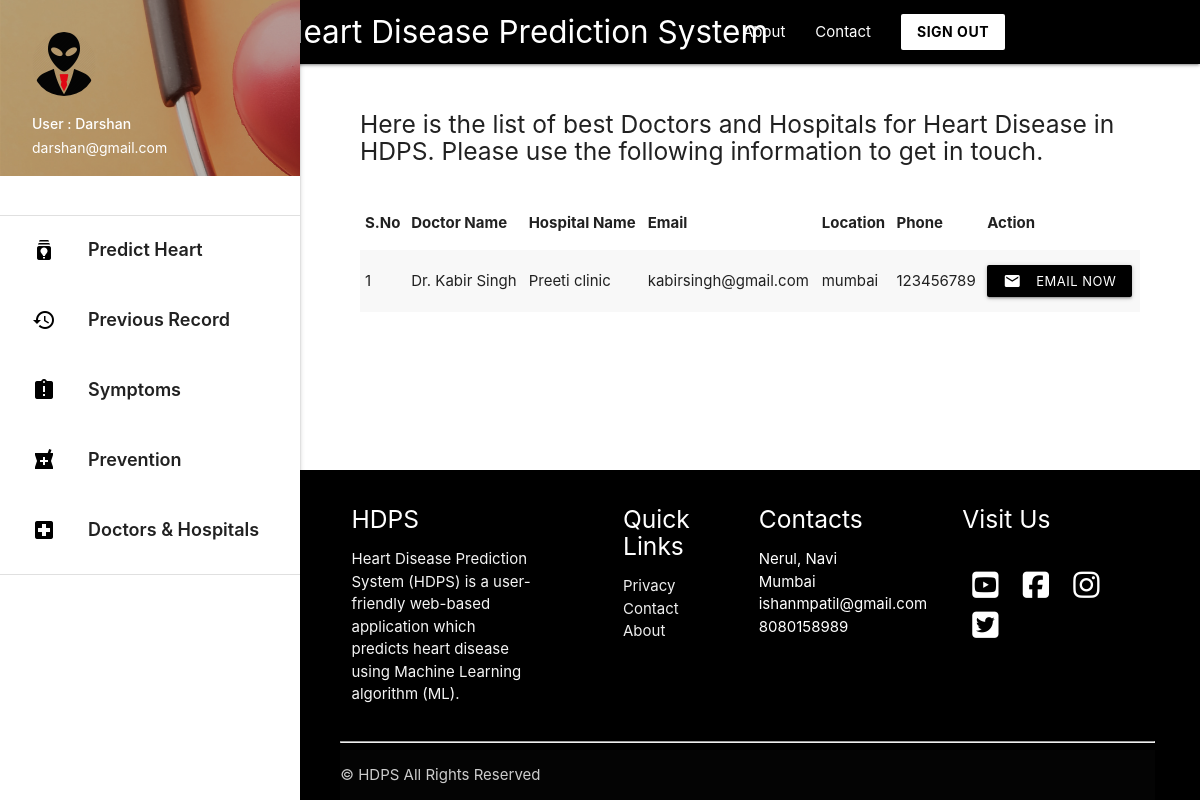
/doctorhospital (signed in), run on the app's committed database.
### predictor/models.py (models this page shows)
class DoctorHospital(models.Model):
    doctor_name = models.CharField(max_length=25)
    hospital_name = models.CharField(max_length=25)
    email = models.EmailField()
    phone_no = models.IntegerField()
    Location = models.CharField(max_length=25)

### predictor/views.py (the view)
# urls.py: path('doctorhospital', views.doctorhospital , name='doctorhospital'),
def doctorhospital(request): # Displays list of doctors and hospitals for user
    if request.user.is_authenticated:
        datas = DoctorHospital.objects.all()
        return render(request , 'doctorshospitals.html',{'datas':datas})
    return render('/')

### templates/doctorshospitals.html (shortened to what this page needs)
{% extends 'base_layout2.html' %}
{% block content %}
<div class="con">
  <h5 > Here is the list of best Doctors and Hospitals for Heart Disease in HDPS. Please use the following information to get in touch.  </h5>
<br>
  <table class="striped">
   <thead>
     <tr>
         <th>S.No</th>
         <th>Doctor Name</th>
         <th>Hospital Name</th>
         <th>Email</th>
         <th>Location</th>
         <th>Phone</th>
         <th> Action</th>
     </tr>
   </thead>
   <tbody>
     {% for data in datas %}
     <tr>
       <td>{{ forloop.counter }}</td>
       <td>{{ data.doctor_name }}</td>
       <td>{{ data.hospital_name }}</td>
       <td>{{ data.email }}</td>
       <td>{{ data.Location }}</td>
       <td>{{ data.phone_no }}</td>
       <td>
         <a class="waves-effect waves-light btn-small black" href="https://mail.google.com/mail/?view=cm&fs=1&to={{ data.email }}" target="_blank"><i class="material-icons left">mail</i>Email Now</a>
      </td>
     </tr>
    {% endfor %}
   </tbody>
 </table>
<br> <br>
</div>
{% endblock %}

### templates/base_layout2.html (shortened to what this page needs)
{% load static %}
<!DOCTYPE html>
<html lang="en">
<head>
  <link href="{% static 'css/materialize.css' %}" type="text/css" rel="stylesheet" media="screen,projection"/>
  <link href="{% static 'css/style.css' %}" type="text/css" rel="stylesheet" media="screen,projection"/>
</head>
<body>
        <div class="navbar-fixed">
          <nav class="black">
            <div class="container">
              <div class="nav-wrapper">
                <a href="/" style="padding-left: 100px;"    class="brand-logo ">Heart Disease Prediction System</a>
                <ul class="right hide-on-med-and-down hover_backcolor">
                  <li><a href="{% url 'about' %}">About</a></li>
                  <li><a href="{% url 'contact' %}">Contact</a></li>
                  <a class=" white black-text waves-effect waves-dark btn  modal-trigger" href="/signout"><b>SIGN OUT </b></a>
                </ul>
              </div>
            </div>
          </nav>
        </div>
      <ul id="slide-out" class="sidenav sidenav-fixed">
        <li><div class="user-view">
          <div class="background">
            <img src="{% static 'img/about.png' %}">
          </div>
          <a href="#user"><img class="circle" src="{% static 'img/user.png' %}"></a>
          <a href="#name"><span class="white-text name">User : {{ request.user.username }} </span></a>
          <a href="#email"><span class="white-text email">{{ request.user.email }}</span></a>
        </div></li>
        <br>
        <li><div class="divider"></div></li>
        <li><a style="font-weight: 600; font-size: 18px; height: 70px; padding-top: 10px;" class="waves-effect hoverable" href="/"><i class="material-icons black-text">batch_prediction</i> Predict Heart Disease </a></li>
        <li><a style="font-weight: 600; font-size: 18px; height: 70px; padding-top: 10px;" class="waves-effect hoverable" href="{% url 'record' %}"><i class="material-icons black-text">history</i> Previous Record </a></li>
        <li><a style="font-weight: 600; font-size: 18px; height: 70px; padding-top: 10px;" class="waves-effect hoverable" href="{% url 'symptoms' %}"><i class="material-icons black-text" >assignment_late</i> Symptoms  </a></li>
        <li><a style="font-weight: 600; font-size: 18px; height: 70px; padding-top: 10px;" class="waves-effect hoverable" href="{% url 'prevention' %}"><i class="material-icons black-text">local_pharmacy</i> Prevention   </a></li>
        <li><a style="font-weight: 600; font-size: 18px; height: 70px; padding-top: 10px;" class="waves-effect hoverable" href="{% url 'doctorhospital' %}"><i class="material-icons black-text">local_hospital</i> Doctors & Hospitals   </a></li>
        <li><div class="divider"></div></li>
      </ul>
      <a href="#" data-target="slide-out" class="sidenav-trigger"><i class="material-icons">menu</i></a>
    {% block content %}
    {% endblock %}
            <section>
            <footer class=" hide-on-small-only black page-footer">
              <div class="" style=" width: 90%; margin: auto;">
                <div class="row">
                  <div class="col  s12 m6 l3 ">
                    <h5 class="white-text">HDPS</h5>
                    <p class="grey-text text-lighten-4">Heart Disease Prediction System (HDPS) is a user-friendly web-based application which predicts heart disease using
                        Machine Learning algorithm (ML). </p>
                  </div>
                  <div class="  col l2 m6 s12 offset-l1 ">
                    <h5 class="white-text">Quick Links</h5>
                    <ul>
                   <li><a class="grey-text text-lighten-3" href="{% url 'privacy' %}">Privacy</a></li>
                      <li><a class="grey-text text-lighten-3" href="mailto:ishanmpatil@gmail.com" target="_blank">Contact</a></li>
                      <li><a class="grey-text text-lighten-3" href="{% url 'about' %}">About</a></li>
                    </ul>
                  </div>
                  <div class="col l2 m6 s12  ">
                      <h5 class="white-text">Contacts</h5>
                      <ul>
                      <li>Nerul, Navi Mumbai</li>
                      <li>ishanmpatil@gmail.com</li>
                      <li>8080158989</li>
                  </ul>
                  </div>
                  <div class=" col l3 m6 s12 offset-l1 ">
                      <h5 class="white-text">Visit Us</h5>
                      <br>
                      <a href="https://www.youtube.com/" target="_blank"> <i style="color: white; margin: 5px 10px;"  class="fab fa-youtube-square fa-2x"></i></a>
                  <a href="https://www.youtube.com/" target="_blank"> <i style="color: white; margin: 5px 10px;" class="fab fa-facebook-square fa-2x"></i></a>
                  <a href="https://www.youtube.com/" target="_blank"> <i style="color: white; margin: 5px 10px;" class="fab fa-instagram fa-2x"></i></a>
                  <a href="https://www.youtube.com/" target="_blank"> <i style="color: white; margin: 5px 10px;" class="fab fa-twitter-square fa-2x"></i> </a>
                  </div>
                </div>
                <hr>
              <div class="footer-copyright">
                ©  HDPS All Rights Reserved
              </div>
          </div>
            </footer>
          </section>
  </body>
</html>

### templates/doctorshospitals.html (style rules this page uses)
footer { padding-left: 295px; }
.con { padding-left: 390px; width: 90%; flex: 1 0 auto; }
body { display: flex; min-height: 100vh; flex-direction: column; }

### templates/base_layout2.html (style rules this page uses)
footer { padding-left: 295px; }
.con { padding-left: 360px; width: 95%; }

### data on the page
DoctorHospital: doctor_name "Dr. Kabir Singh", hospital_name "Preeti clinic", email "kabirsingh@gmail.com", Location "mumbai", phone_no "123456789"

### other printed values
{{ request.user.username }} "Darshan"
{{ request.user.email }} "darshan@gmail.com"
